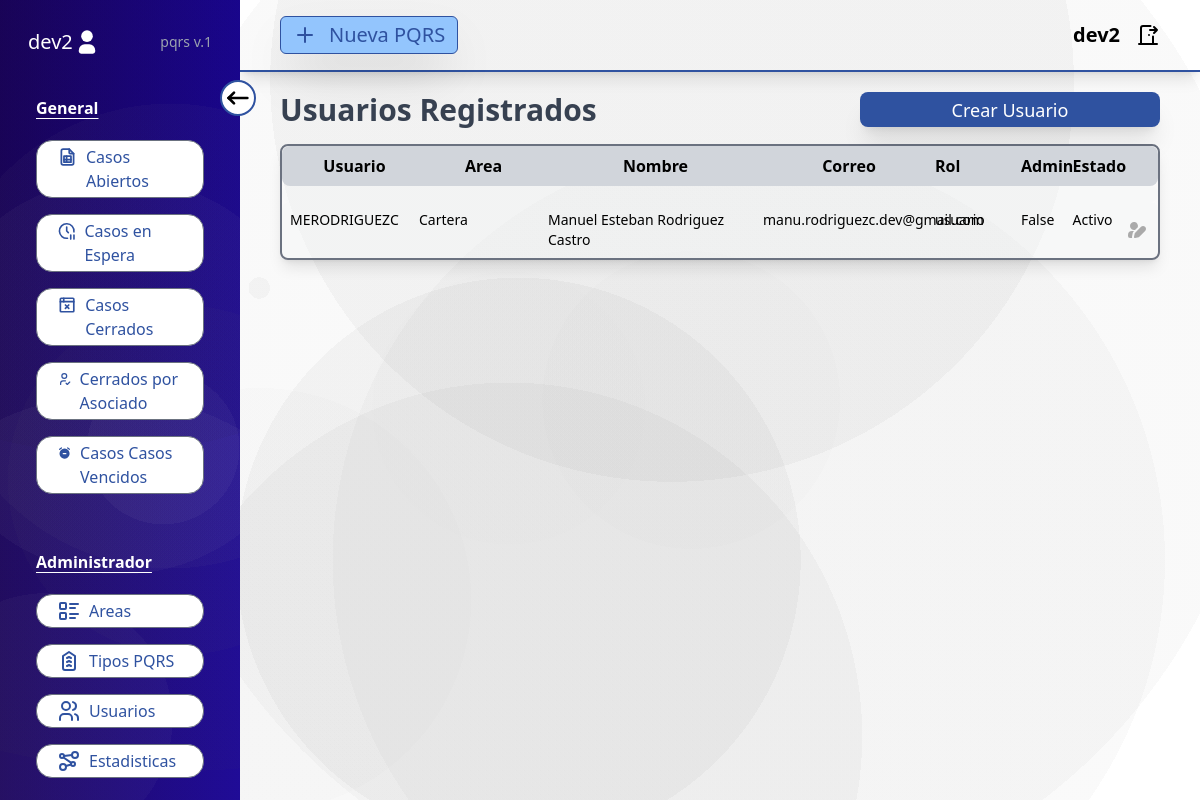
The page /adminUser/users/ (signed in) on the database as committed earlier.
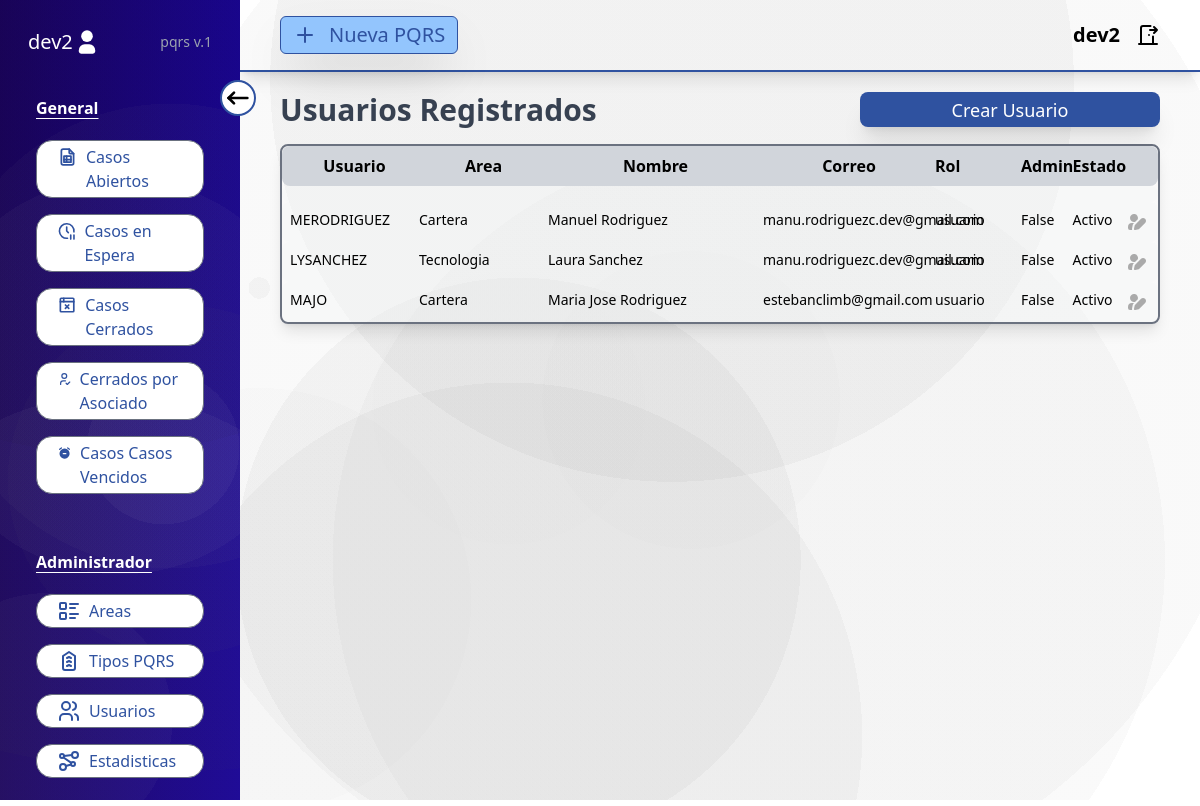
The same page on the database as committed later.
### account/models.py (models this page shows, shortened)
class CustumUser(AbstractUser):
    area = models.ForeignKey(Areas, on_delete=models.SET_NULL, null=True, blank=True)
    permissions = models.CharField(choices=TYPES_USERS, max_length=100)

### adminUser/models.py (models this page shows)
class Areas(models.Model):
    name = models.CharField(max_length=30)
    def __str__(self):
        return self.name

### adminUser/views.py (the view, shortened to what this page needs)
# urls.py: path('', include('users.urls')),
@login_required
@check_superadmin()
def users(request):
    usersAll = CustumUser.objects.all()
    formUser = CreateUserForm()
    return render(request, 'users/users.html', {'users': usersAll, 'formUser': formUser})

### adminUser/templates/users/users.html (shortened to what this page needs)
{% extends "baseUsers.html" %} {% load static %} {% block datas %}
    <section class="">
        <div class="">
            <div class="top-areas flex flex-row justify-between">
                <h2 class="text-3xl text-gray-700 font-semibold">Usuarios Registrados</h2>
                <button type="button"
                    id="open-dialog"
                    class="bg-cootra w-[300px] h-[35px] hover:opacity-85 transition-all duration-200 text-white text-lg px-5 shadow-xl rounded-lg">
                    Crear Usuario
                </button>
                </div>
            <div
            class="w-full flex flex-col border-2 border-gray-500 rounded-lg shadow-lg text-sm mt-4"
            >
            <ul
                class="flex flex-row text-base font-semibold bg-gray-300 px-2 py-2 rounded-lg"
            >
                <li class="w-[15%] text-center">Usuario</li>
                <li class="w-[15%] text-center">Area</li>
                <li class="w-[25%] text-center">Nombre</li>
                <li class="w-[20%] text-center">Correo</li>
                <li class="w-[10%]">Rol</li>
                <li class="w-[6%]">Admin</li>
                <li class="w-[6%]">Estado</li>
                <li class="w-[3%]"></li>
            </ul>
            {% for user in users %}
            <ul
                class="flex flex-row py-2 bg-gray-100/40 rounded-lg hover:bg-slate-200 transition-colors duration-200 px-2 text-sm"
            >
                {% if user.area %}
                <li class="w-[15%]">{{ user.username }}</li>
                <li class="w-[15%]">{{ user.area }}</li>
                <li class="w-[25%]">{{ user.first_name }} {{user.last_name}}</li>
                <li class="w-[20%]">{{ user.email }}</li>
                <li class="w-[10%]">{{ user.permissions}}</li>
                <li class="w-[6%]">{{ user.is_staff }}</li>
                <li class="w-[6%]">
                {% if user.is_active %} Activo {% else %} Inactivo {% endif %}
                </li>
                <li class="w-[3%] flex justify-center items-center">
                <a class="hover:scale-110" href="{% url 'updateUser' user.id%}">
                </a>
                </li>
                {% endif %}
            </ul>
            {% endfor %}
            </div>
        </div>
    </section>
{% endblock datas %}

### users/templates/baseUsers.html (shortened to what the changed rows need)
{% extends "base.html" %}
{% load static %}
{% block content %}
<body class="flex w-full h-screen overflow-hidden">
    <aside id="aside" class="relative w-1/5 bg-backlogin text-white p-4 h-full transition-all duration-200">
        <div id="topper" class="flex flex-row justify-between items-center p-3">
            <div class="flex flex-row justify-center items-center">
                <p class="text-xl text-white">{{ request.user.username }}</p>
            </div>
        </div>
    </aside>
    <main id="main" class="w-4/5 flex flex-col h-screen bg-backpqr transition-all duration-200">
        {% include "header.html" %}
        <div class="px-10 py-5 h-[90%] w-full overflow-auto">
            {% block datas %}
            {% endblock datas %}
        </div>
    </main>
</body>
{% endblock content %}

### users/templates/header.html (shortened to what this page needs)
{% load static %} {% block styles %}
<link rel="stylesheet" type="text/css" href="{% static 'css/header.css' %}" />
{% endblock styles %}
<header class="flex flex-row justify-between items-center px-10 py-4 border-b-2 border-cootra shadow-lg">
  <a
    href="{% url 'createdpqrs' %}"
    class="flex justify-center items-center bg-blue-300 rounded-md
    px-3 py-1 text-xl shadow-2xl gap-3 text-cootra border-[1px] border-cootra
    hover:scale-105 transition-all duration-200"
  >
    {% include "icons/new.html" %} Nueva PQRS
  </a>
  <div class="flex flex-row justify-between items-center gap-4">
    <p class="font-semibold text-xl">
      {{ request.user.username }}</p>
    <a href="{% url 'logout' %}" class="exit">
    </a>
  </div>
</header>

Rows that differ between the two databases and show on the page:
changed CustumUser: username "MERODRIGUEZC" → "MERODRIGUEZ"; first_name "Manuel Esteban" → "Manuel"; last_name "Rodriguez Castro" → "Rodriguez"
added CustumUser: username "LYSANCHEZ", area "Tecnologia", first_name "Laura", last_name "Sanchez", email "manu.rodriguezc.dev@gmail.com", permissions "usuario", is_staff "False", is_active "Activo"
added CustumUser: username "MAJO", area "Cartera", first_name "Maria Jose", last_name "Rodriguez", email "estebanclimb@gmail.com", permissions "usuario", is_staff "False", is_active "Activo"
